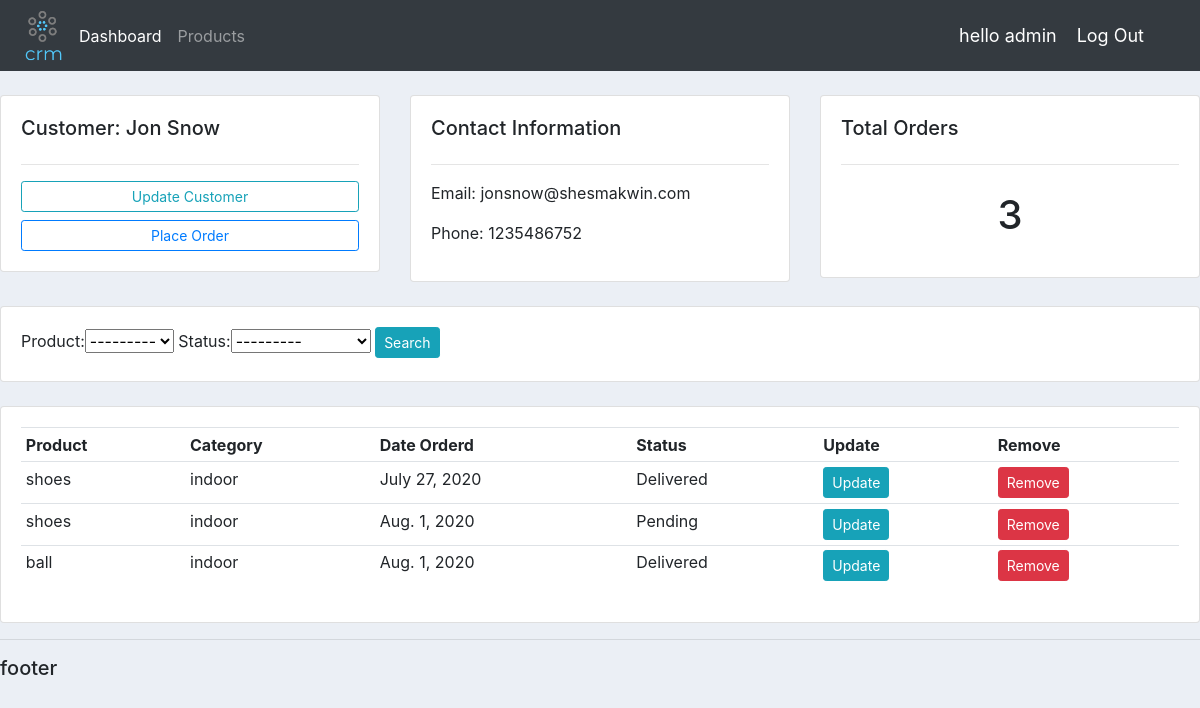
The app's page /customer/2/ (signed in), older data.
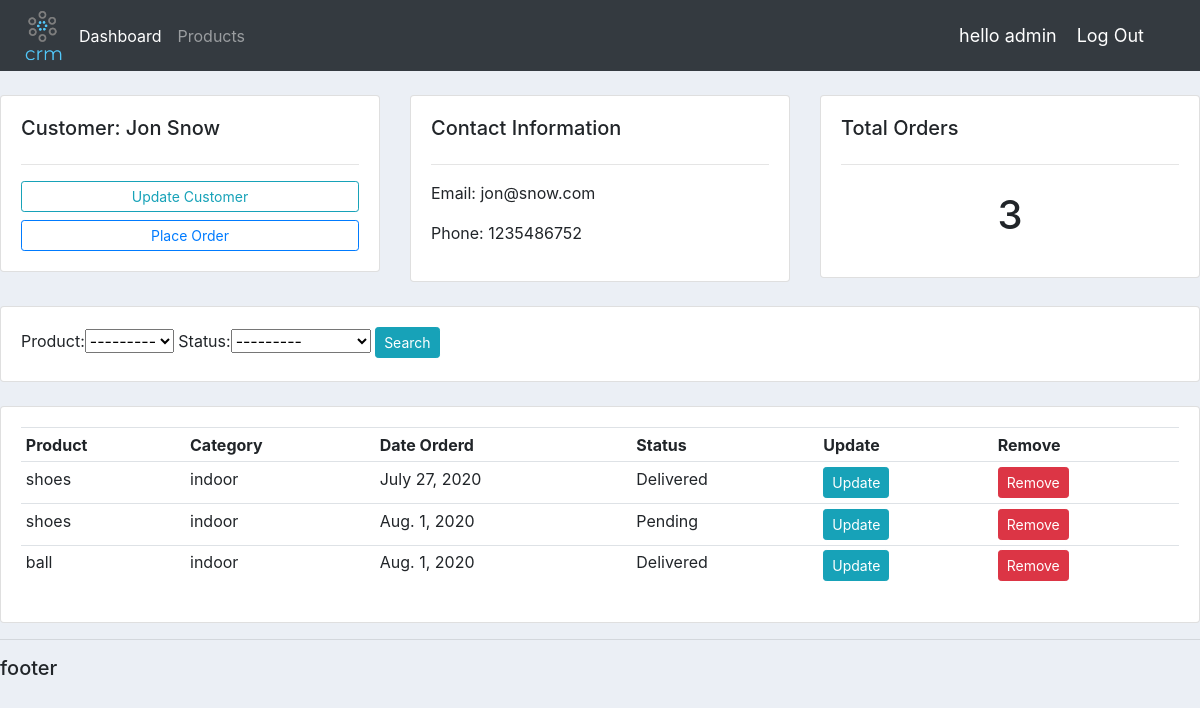
The same page, newer data.
### accounts/models.py (models this page shows, shortened)
class Customer(models.Model):
    user = models.OneToOneField(User, null=True, on_delete=models.CASCADE)
    name = models.CharField(max_length=200, blank=True)
    phone = models.CharField(max_length=200, blank=True)
    email = models.EmailField(max_length=200, blank=True)
    profile_pic = models.ImageField(blank=True, null=True, upload_to='profile_pic/')
    date_crated = models.DateTimeField(default=datetime.datetime.now(), blank=True)

### accounts/decorators.py (the view)
        def wrapper_func(request, *args, **kwargs):
            group = None
            if request.user.groups.exists():
                group = request.user.groups.all()[0].name
            if group in allowed_roles:
                return view_func(request, *args, **kwargs)
            else:
                return HttpResponse('you are not allowed to see this page')

### accounts/models.py (called while the page is built)
    def __str__(self):
        return self.name

### accounts/views.py (called while the page is built)
@login_required(login_url='/login/')
@allowed_users(['admin'])
def customer(request, pk):
    customer = Customer.objects.get(id=pk)
    orders = customer.order_set.all()
    myfilter = OrderFilter(request.GET, queryset=orders)
    orders = myfilter.qs
    context = {
        'customer':customer,
        'orders':orders,
        'myfilter':myfilter,
    }
    return render(request, 'accounts/customer.html', context)

### accounts/templates/accounts/customer.html
{% extends 'accounts/base.html' %}
{% block content %}
	<br>
<div class="row">
	<div class="col-md">
		<div class="card card-body">
			<h5>Customer: {{customer.name}}</h5>
			<hr>
			<a class="btn btn-sm btn-outline-info  btn-sm btn-block" href="">Update Customer</a>
			<a class="btn btn-sm btn-outline-primary  btn-sm btn-block" href="{% url 'accounts:create_order' customer.id %}">Place Order</a>
		</div>
	</div>
	<div class="col-md">
		<div class="card card-body">
			<h5>Contact Information</h5>
			<hr>
			<p>Email: {{customer.email}} </p>
			<p>Phone: {{customer.phone}}</p>
		</div>
	</div>
	<div class="col-md">
		<div class="card card-body">
			<h5>Total Orders</h5>
			<hr>
			<h1 style="text-align: center;padding: 10px"> {{customer.order_set.all.count}} </h1>
		</div>
	</div>
</div>
<br>
<div class="row">
	<div class="col">
		<div class="card card-body">
			<form method="get">
				{{myfilter.form}}
		    <button class="btn btn-sm btn-info" type="submit">Search</button>
		  </form>
		</div>
	</div>
</div>
<br>
<div class="row">
	<div class="col-md">
		<div class="card card-body">
			<table class="table table-sm">
				<tr>
					<th>Product</th>
					<th>Category</th>
					<th>Date Orderd</th>
					<th>Status</th>
					<th>Update</th>
					<th>Remove</th>
				</tr>
				{% for order in orders %}
					<tr>
						<td>{{order.product}}</td>
						<td>{{order.product.category}}</td>
						<td>{{order.date_created |date}}</td>
						<td>{{order.status}}</td>
						<td><a href="{% url 'accounts:update_order' order.pk %}"><button class="btn btn-sm btn-info">Update</button></a></td>
						<td><a href="{% url 'accounts:delete_order' order.pk %}"><button class="btn btn-sm btn-danger">Remove</button></a></td>
					</tr>
				{% endfor %}
			</table>
		</div>
	</div>
</div>
{% endblock content %}

Row changes from the older to the newer data that the page shows:
changed Customer "Jon Snow": email "jonsnow@shesmakwin.com" → "jon@snow.com"
